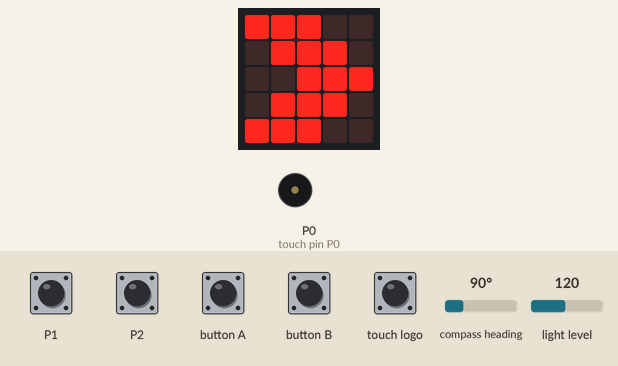
Bench run of a program on a simulated BBC micro:bit (MakeCode). Parts: the board's 5×5 LED display, buzzer (waves = sounding). Inputs (shaded band) come from the test bench; at power-on: compass heading 90°, light level 120. The compass is already calibrated.

Above: at 1.2 s.
1.3 s: touch pin P1 pressed for 0.15 s
At 2.4 s:
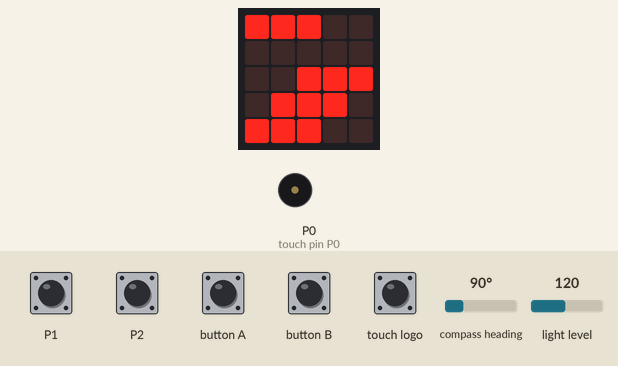
2.9 s: touch pin P2 pressed for 0.15 s
At 3.7 s:
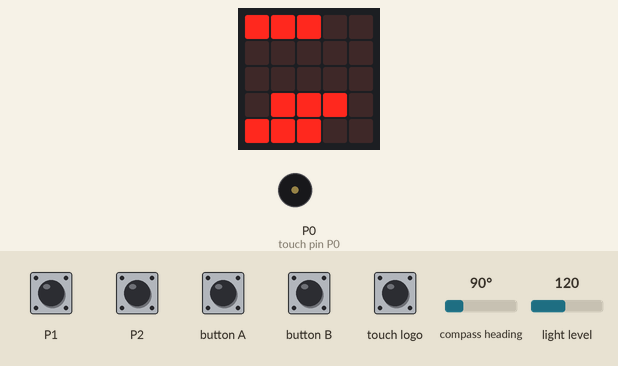
4.5 s: button A pressed for 0.15 s
At 5.8 s:
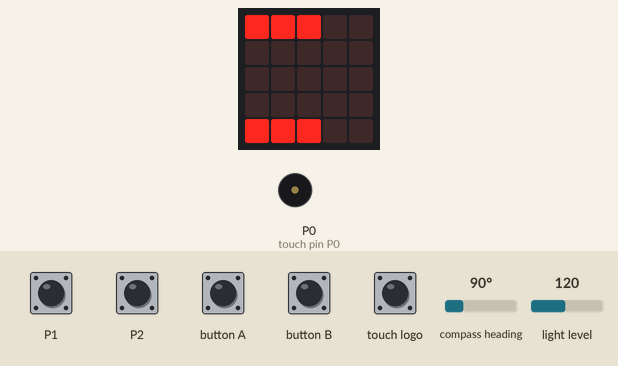
6.1 s: button B pressed for 0.15 s
At 7.3 s:
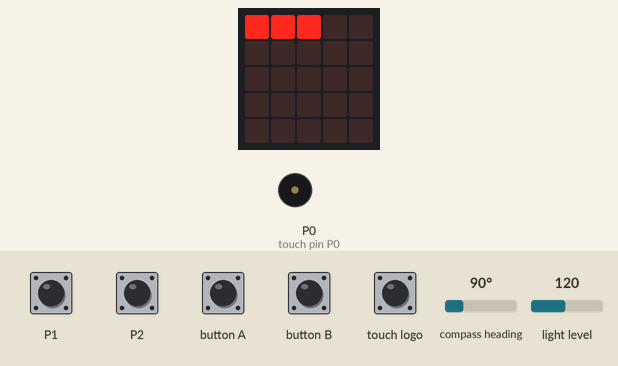
Timing chart, 0 to 8.7 s (numbered marks = the images above; inputs shaded):
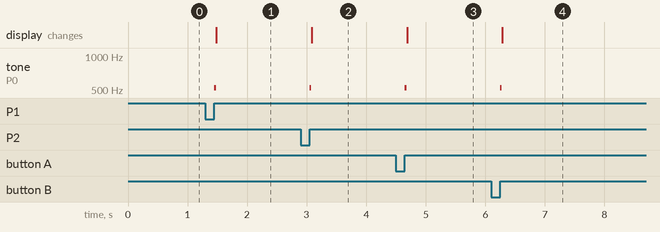

Measured:
- after the input at 1.3 s, tone on P0 (touch pin P0): silent → 523 Hz after 0.15 s, → silent 0.03 s later; the display: changes after 0.19 s (image 1)
- after the input at 2.9 s, tone on P0 (touch pin P0): silent → 523 Hz after 0.15 s, → silent 0.03 s later; the display: changes after 0.19 s (image 2)
- after the input at 4.5 s, tone on P0 (touch pin P0): silent → 523 Hz after 0.15 s, → silent 0.03 s later; the display: changes after 0.19 s (image 3)
- after the input at 6.1 s, tone on P0 (touch pin P0): silent → 523 Hz after 0.15 s, → silent 0.03 s later; the display: changes after 0.19 s (image 4)

The program:

main.ts
```typescript
/**
 * Globale Variablen
 */
function UpdateGraphik () {
    basic.clearScreen()
    if (AktuellesLevel == 1) {
        // LEVEL 1: Volles Logo (Linien)
        if (ZeilenStatus[0]) {
            // P0
            led.plot(0, 0)
            led.plot(1, 0)
            led.plot(2, 0)
        }
        if (ZeilenStatus[1]) {
            // P1
            led.plot(1, 1)
            led.plot(2, 1)
            led.plot(3, 1)
        }
        if (ZeilenStatus[2]) {
            // P2
            led.plot(2, 2)
            led.plot(3, 2)
            led.plot(4, 2)
        }
        if (ZeilenStatus[3]) {
            // Taste A
            led.plot(1, 3)
            led.plot(2, 3)
            led.plot(3, 3)
        }
        if (ZeilenStatus[4]) {
            // Taste B
            led.plot(0, 4)
            led.plot(1, 4)
            led.plot(2, 4)
        }
    } else if (AktuellesLevel == 2) {
        // LEVEL 2: Hohles Logo (Nur Punkte/Kontur)
        if (ZeilenStatus[0]) {
            // Schütteln
            led.plot(0, 0)
            led.plot(2, 0)
        }
        // Lücke in der Mitte
        if (ZeilenStatus[1]) {
            // A+B
            led.plot(1, 1)
            led.plot(3, 1)
        }
        if (ZeilenStatus[2]) {
            // Links
            led.plot(2, 2)
            led.plot(4, 2)
        }
        if (ZeilenStatus[3]) {
            // Rechts
            led.plot(1, 3)
            led.plot(3, 3)
        }
        if (ZeilenStatus[4]) {
            // Kopfueber
            led.plot(0, 4)
            led.plot(2, 4)
        }
    }
}
// --- INPUTS LEVEL 1 (Pins & Buttons) ---
// Nur wirksam in Level 1
input.onPinPressed(TouchPin.P0, function () {
    ZeileLoeschen(0, 1)
})
input.onLogoEvent(TouchButtonEvent.Pressed, function () {
    ZeileLoeschen(4, 2)
})
input.onSound(DetectedSound.Loud, function () {
    ZeileLoeschen(0, 2)
})
input.onButtonPressed(Button.A, function () {
    ZeileLoeschen(3, 1)
})
function Level1Geschafft () {
    SpielGesperrt = true
    // Gutzeichen
    basic.showIcon(IconNames.Yes)
    basic.pause(2000)
    // Das Dollarzeichen ($)
    basic.showLeds(`
        . # # # .
        # . # . .
        . # # # .
        . . # . #
        . # # # .
        `)
    music.playMelody("E G B C5 - - - - ", 300)
    // 5 Sekunden warten vor Runde 2
    basic.pause(5000)
    // Reset für Level 2
    AktuellesLevel = 2
    ZeilenStatus = [
    true,
    true,
    true,
    true,
    true
    ]
    // Alle Zeilen wieder an
    SpielGesperrt = false
    // Start-Animation für Level 2
    basic.showString("2")
    UpdateGraphik()
}
// Verhindert Eingaben während Animationen
// --- Kern-Logik ---
function ZeileLoeschen (ZeilenNummer: number, BenioetigtesLevel: number) {
    // Eingabe nur verarbeiten, wenn wir im richtigen Level sind und keine Animation läuft
    if (SpielGesperrt || AktuellesLevel != BenioetigtesLevel) {
        return
    }
    // Wenn die Zeile noch da ist, löschen
    if (ZeilenStatus[ZeilenNummer] == true) {
        ZeilenStatus[ZeilenNummer] = false
        // Sound-Feedback
        music.playTone(523, music.beat(BeatFraction.Sixteenth))
        UpdateGraphik()
        // Prüfen, ob ALLE Zeilen gelöscht sind
        if (!(ZeilenStatus.indexOf(true) >= 0)) {
            if (AktuellesLevel == 1) {
                Level1Geschafft()
            } else if (AktuellesLevel == 2) {
                Level2Geschafft()
            }
        }
    }
}
input.onPinPressed(TouchPin.P2, function () {
    ZeileLoeschen(2, 1)
})
input.onGesture(Gesture.Shake, function () {
    ZeileLoeschen(1, 2)
})
function Level2Geschafft () {
    SpielGesperrt = true
    AktuellesLevel = 3
    // Spiel vorbei
    // Gutzeichen
    basic.showIcon(IconNames.Yes)
    basic.pause(1000)
    // Der POKAL (Trophy)
    basic.showLeds(`
        # # # # #
        . # # # .
        . . # . .
        . # # # .
        # # # # #
        `)
    // Große Siegesfanfare
    music.playMelody("G C5 E C5 G C5 E C5 ", 180)
}
input.onButtonPressed(Button.B, function () {
    ZeileLoeschen(4, 1)
})
input.onPinPressed(TouchPin.P1, function () {
    ZeileLoeschen(1, 1)
})
let SpielGesperrt = false
let AktuellesLevel = 0
let ZeilenStatus: boolean[] = []
// Speichert, welche der 5 Zeilen sichtbar sind (True = an, False = gelöscht)
ZeilenStatus = [
true,
true,
true,
true,
true
]
// 1 = Erstes Spiel (Solid Logo), 2 = Zweites Spiel (Hohles Logo), 3 = Ende
AktuellesLevel = 1
// --- Start ---
UpdateGraphik()
basic.forever(function () {
    if (input.compassHeading() < 10) {
        ZeileLoeschen(2, 2)
    }
})
basic.forever(function () {
    if (input.lightLevel() < 10) {
        ZeileLoeschen(2, 2)
    }
})
```

test.ts
```typescript
// Hier kann man Tests durchführen; diese Datei wird nicht kompiliert, wenn dieses Paket als Erweiterung verwendet wird.
```
